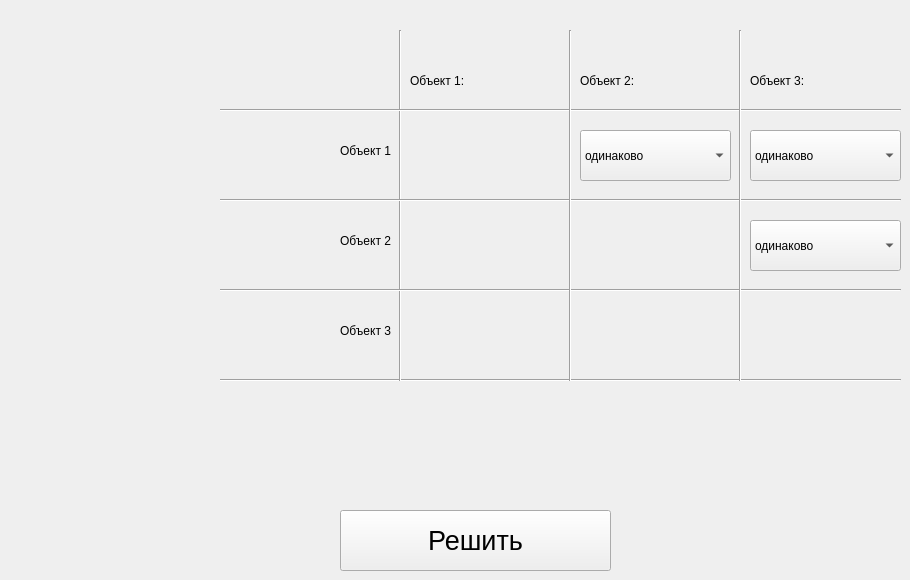
   <widget class="QWidget" name="tab_5">
    <attribute name="title">
     <string>Четвёртый</string>
    </attribute>
    <widget class="QLabel" name="label_27">
     <property name="geometry">
      <rect>
       <x>410</x>
       <y>70</y>
       <width>141</width>
       <height>21</height>
      </rect>
     </property>
     <property name="text">
      <string>Объект 1:</string>
     </property>
    </widget>
    <widget class="QLabel" name="label_28">
     <property name="geometry">
      <rect>
       <x>580</x>
       <y>70</y>
       <width>141</width>
       <height>21</height>
      </rect>
     </property>
     <property name="text">
      <string>Объект 2:</string>
     </property>
    </widget>
    <widget class="QLabel" name="label_29">
     <property name="geometry">
      <rect>
       <x>230</x>
       <y>130</y>
       <width>161</width>
       <height>41</height>
      </rect>
     </property>
     <property name="layoutDirection">
      <enum>Qt::LeftToRight</enum>
     </property>
     <property name="text">
      <string>Объект 1</string>
     </property>
     <property name="alignment">
      <set>Qt::AlignRight|Qt::AlignTrailing|Qt::AlignVCenter</set>
     </property>
    </widget>
    <widget class="QLabel" name="label_30">
     <property name="geometry">
      <rect>
       <x>230</x>
       <y>220</y>
       <width>161</width>
       <height>41</height>
      </rect>
     </property>
     <property name="layoutDirection">
      <enum>Qt::LeftToRight</enum>
     </property>
     <property name="text">
      <string>Объект 2</string>
     </property>
     <property name="alignment">
      <set>Qt::AlignRight|Qt::AlignTrailing|Qt::AlignVCenter</set>
     </property>
    </widget>
    <widget class="QComboBox" name="comboBox_18">
     <property name="geometry">
      <rect>
       <x>750</x>
       <y>220</y>
       <width>151</width>
       <height>51</height>
      </rect>
     </property>
     <item>
      <property name="text">
       <string>одинаково</string>
      </property>
     </item>
     <item>
      <property name="text">
       <string>немного лучше</string>
      </property>
     </item>
     <item>
      <property name="text">
       <string>лучше</string>
      </property>
     </item>
     <item>
      <property name="text">
       <string>значительно лучше</string>
      </property>
     </item>
     <item>
      <property name="text">
       <string>принципиально лучше</string>
      </property>
     </item>
     <item>
      <property name="text">
       <string>немного хуже</string>
      </property>
     </item>
     <item>
      <property name="text">
       <string>хуже</string>
      </property>
     </item>
     <item>
      <property name="text">
       <string>значительно хуже</string>
      </property>
     </item>
     <item>
      <property name="text">
       <string>принципиально хуже</string>
      </property>
     </item>
    </widget>
    <widget class="Line" name="line_32">
     <property name="geometry">
      <rect>
       <x>220</x>
       <y>370</y>
       <width>681</width>
       <height>20</height>
      </rect>
     </property>
     <property name="orientation">
      <enum>Qt::Horizontal</enum>
     </property>
    </widget>
    <widget class="QComboBox" name="comboBox_19">
     <property name="geometry">
      <rect>
       <x>750</x>
       <y>130</y>
       <width>151</width>
       <height>51</height>
      </rect>
     </property>
     <item>
      <property name="text">
       <string>одинаково</string>
      </property>
     </item>
     <item>
      <property name="text">
       <string>немного лучше</string>
      </property>
     </item>
     <item>
      <property name="text">
       <string>лучше</string>
      </property>
     </item>
     <item>
      <property name="text">
       <string>значительно лучше</string>
      </property>
     </item>
     <item>
      <property name="text">
       <string>принципиально лучше</string>
      </property>
     </item>
     <item>
      <property name="text">
       <string>немного хуже</string>
      </property>
     </item>
     <item>
      <property name="text">
       <string>хуже</string>
      </property>
     </item>
     <item>
      <property name="text">
       <string>значительно хуже</string>
      </property>
     </item>
     <item>
      <property name="text">
       <string>принципиально хуже</string>
      </property>
     </item>
    </widget>
    <widget class="QComboBox" name="comboBox_20">
     <property name="geometry">
      <rect>
       <x>580</x>
       <y>130</y>
       <width>151</width>
       <height>51</height>
      </rect>
     </property>
     <item>
      <property name="text">
       <string>одинаково</string>
      </property>
     </item>
     <item>
      <property name="text">
       <string>немного лучше</string>
      </property>
     </item>
     <item>
      <property name="text">
       <string>лучше</string>
      </property>
     </item>
     <item>
      <property name="text">
       <string>значительно лучше</string>
      </property>
     </item>
     <item>
      <property name="text">
       <string>принципиально лучше</string>
      </property>
     </item>
     <item>
      <property name="text">
       <string>немного хуже</string>
      </property>
     </item>
     <item>
      <property name="text">
       <string>хуже</string>
      </property>
     </item>
     <item>
      <property name="text">
       <string>значительно хуже</string>
      </property>
     </item>
     <item>
      <property name="text">
       <string>принципиально хуже</string>
      </property>
     </item>
    </widget>
    <widget class="QLabel" name="label_31">
     <property name="geometry">
      <rect>
       <x>750</x>
       <y>70</y>
       <width>141</width>
       <height>21</height>
      </rect>
     </property>
     <property name="text">
      <string>Объект 3:</string>
     </property>
    </widget>
    <widget class="QLabel" name="label_32">
     <property name="geometry">
      <rect>
       <x>230</x>
       <y>310</y>
       <width>161</width>
       <height>41</height>
      </rect>
     </property>
     <property name="layoutDirection">
      <enum>Qt::LeftToRight</enum>
     </property>
     <property name="text">
      <string>Объект 3</string>
     </property>
     <property name="alignment">
      <set>Qt::AlignRight|Qt::AlignTrailing|Qt::AlignVCenter</set>
     </property>
    </widget>
    <widget class="Line" name="line_33">
     <property name="geometry">
      <rect>
       <x>390</x>
       <y>30</y>
       <width>20</width>
       <height>351</height>
      </rect>
     </property>
     <property name="orientation">
      <enum>Qt::Vertical</enum>
     </property>
    </widget>
    <widget class="Line" name="line_34">
     <property name="geometry">
      <rect>
       <x>220</x>
       <y>280</y>
       <width>681</width>
       <height>20</height>
      </rect>
     </property>
     <property name="orientation">
      <enum>Qt::Horizontal</enum>
     </property>
    </widget>
    <widget class="Line" name="line_35">
     <property name="geometry">
      <rect>
       <x>220</x>
       <y>100</y>
       <width>681</width>
       <height>20</height>
      </rect>
     </property>
     <property name="orientation">
      <enum>Qt::Horizontal</enum>
     </property>
    </widget>
    <widget class="Line" name="line_36">
     <property name="geometry">
      <rect>
       <x>220</x>
       <y>190</y>
       <width>681</width>
       <height>20</height>
      </rect>
     </property>
     <property name="orientation">
      <enum>Qt::Horizontal</enum>
     </property>
    </widget>
    <widget class="Line" name="line_37">
     <property name="geometry">
      <rect>
       <x>560</x>
       <y>30</y>
       <width>20</width>
       <height>351</height>
      </rect>
     </property>
     <property name="orientation">
      <enum>Qt::Vertical</enum>
     </property>
    </widget>
    <widget class="Line" name="line_38">
     <property name="geometry">
      <rect>
       <x>730</x>
       <y>30</y>
       <width>20</width>
       <height>351</height>
      </rect>
     </property>
     <property name="orientation">
      <enum>Qt::Vertical</enum>
     </property>
    </widget>
    <widget class="QPushButton" name="pushButton">
     <property name="geometry">
      <rect>
       <x>340</x>
       <y>510</y>
       <width>271</width>
       <height>61</height>
      </rect>
     </property>
     <property name="font">
      <font>
       <pointsize>20</pointsize>
      </font>
     </property>
     <property name="text">
      <string>Решить</string>
     </property>
    </widget>
   </widget>
